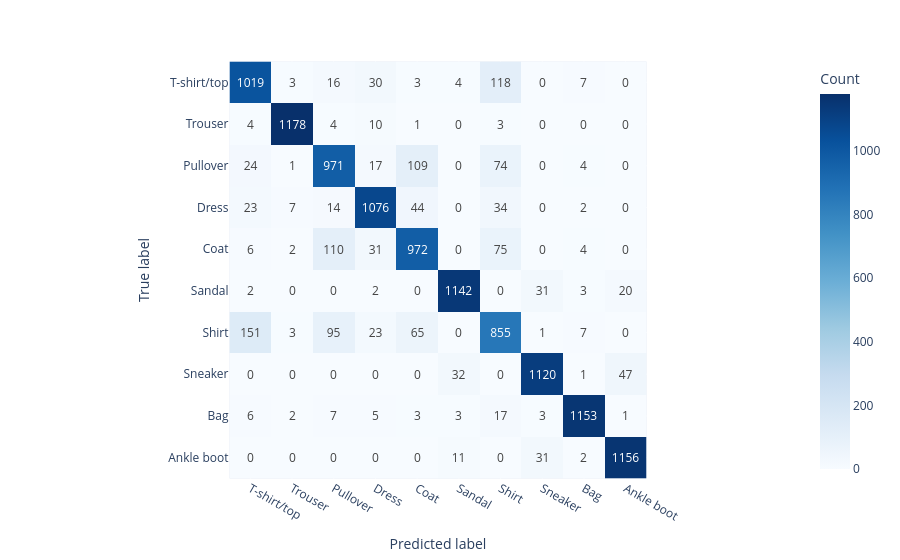

The cell this chart's notebook holds for it:
### Markdown cell above
<!-- END QUESTION -->

### Problem 3e: Create Confusion Matrix

An often easier way to understand model performance is with a confuction matrix, which show how often predictions match the true labels and where errors occur. 

---

#### Refresher:
1. **Precision**: Measures the accuracy of positive predictions for a class.
  $$
  \text{Precision} = \frac{\text{True Positives}}{\text{True Positives} + \text{False Positives}}
  $$

2. **Recall**: Measures the ability to identify all positive samples for a class.
  $$
  \text{Recall} = \frac{\text{True Positives}}{\text{True Positives} + \text{False Negatives}}
  $$

---

**Tasks**:
1. **Hand-implement a confusion matrix**:
  - Use numpy operations to compute a 10x10 matrix where rows represent true labels and columns represent predicted labels.
  
2. **Visualize the confusion matrix**:
  - Use a [heatmap](https://plotly.com/python/heatmaps/) to display the matrix for better interpretability. Y axis should be the true label and the X axis should be the predicted label. 

3. **Using your confusion matrix, evaluate performance**:
  - Compute overall test accuracy.
  - Calculate precision and recall for each class using the confusion matrix.

### Code cell
# Initialize confusion matrix with zeros
conf_matrix = np.zeros((len(class_names), len(class_names)), dtype=int)
class_to_idx = {class_name: idx for idx, class_name in enumerate(class_names)}

# Fill the confusion matrix by counting predictions and plot it as a heatmap
for row_idx, row_name in enumerate(class_to_idx):
    for col_idx, col_name in enumerate(class_to_idx):
        conf_matrix[row_idx][col_idx] = len(test_df[(test_df['label'] == row_name) & (test_df['predicted_label'] == col_name)])

heat_fig = px.imshow(
    conf_matrix,
    x=class_names,
    y=class_names,
    labels={'x': 'Predicted label', 'y': 'True label', 'color': 'Count'},
    text_auto=True,
    color_continuous_scale='Blues'
)
heat_fig.show()

### Figure 1 — Plotly figure (JSON) as saved in the notebook; plotly's stock layout.template omitted (floating-point values rounded to 4 significant figures)
{"data": [{"coloraxis": "coloraxis", "hovertemplate": "Predicted label: %{x}<br>True label: %{y}<br>Count: %{z}<extra></extra>", "name": "0", "texttemplate": "%{z}", "type": "heatmap", "x": ["T-shirt/top", "Trouser", "Pullover", "Dress", "Coat", "Sandal", "Shirt", "Sneaker", "Bag", "Ankle boot"], "xaxis": "x", "y": ["T-shirt/top", "Trouser", "Pullover", "Dress", "Coat", "Sandal", "Shirt", "Sneaker", "Bag", "Ankle boot"], "yaxis": "y", "z": [[1019, 3, 16, 30, 3, 4, 118, 0, 7, 0], [4, 1178, 4, 10, 1, 0, 3, 0, 0, 0], [24, 1, 971, 17, 109, 0, 74, 0, 4, 0], [23, 7, 14, 1076, 44, 0, 34, 0, 2, 0], [6, 2, 110, 31, 972, 0, 75, 0, 4, 0], [2, 0, 0, 2, 0, 1142, 0, 31, 3, 20], [151, 3, 95, 23, 65, 0, 855, 1, 7, 0], [0, 0, 0, 0, 0, 32, 0, 1120, 1, 47], [6, 2, 7, 5, 3, 3, 17, 3, 1153, 1], [0, 0, 0, 0, 0, 11, 0, 31, 2, 1156]]}], "layout": {"coloraxis": {"colorbar": {"title": {"text": "Count"}}, "colorscale": [[0, "rgb(247,251,255)"], [0.125, "rgb(222,235,247)"], [0.25, "rgb(198,219,239)"], [0.375, "rgb(158,202,225)"], [0.5, "rgb(107,174,214)"], [0.625, "rgb(66,146,198)"], [0.75, "rgb(33,113,181)"], [0.875, "rgb(8,81,156)"], [1, "rgb(8,48,107)"]]}, "margin": {"t": 60}, "xaxis": {"anchor": "y", "constrain": "domain", "domain": [0, 1], "scaleanchor": "y", "title": {"text": "Predicted label"}}, "yaxis": {"anchor": "x", "autorange": "reversed", "constrain": "domain", "domain": [0, 1], "title": {"text": "True label"}}}}
